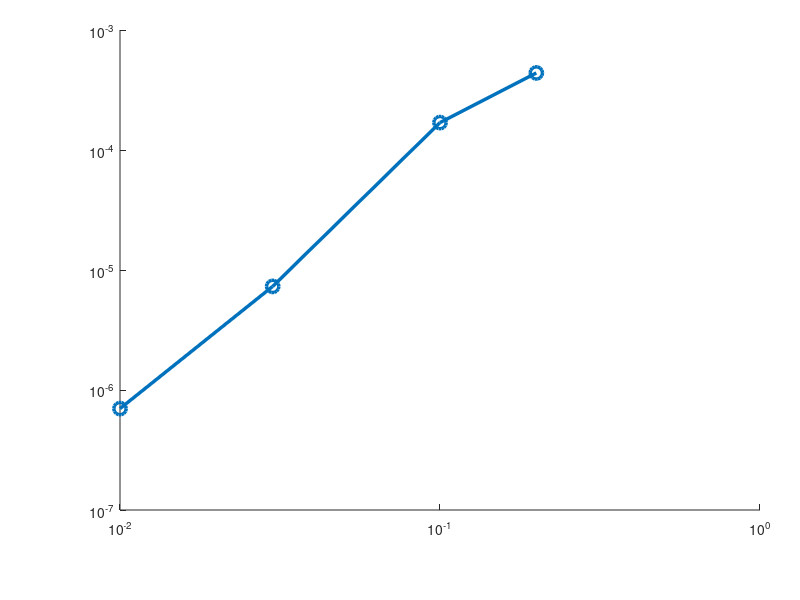

Recreate this plot in MATLAB. (Note: this script raises an error after producing the figure.)
load("sternTol.mat");
axes1 = axes('Position',[0.15 0.15 0.8 0.8]);
hold(axes1,'on');
loglog1 = loglog(sternTolSi8(1:4),abs(ErrSi8(1:4)),'-o','LineWidth',2.5,'MarkerSize',9);
loglog1.MarkerFaceColor = [0 0.4470 0.7410];
loglog2 = loglog(sternTolC8(1:4),abs(ErrC8(1:4)),'-pentagram','LineStyle','-.','LineWidth',2.5,'MarkerSize',9);
loglog2.MarkerFaceColor = [0.8500 0.3250 0.0980];
loglog3 = loglog(sternTolLiH(1:4),abs(ErrLiH(1:4)),'-^','LineStyle',':', 'Color', '[0.4660 0.6740 0.1880]','LineWidth',2.5,'MarkerSize',9);
loglog3.MarkerFaceColor = [0.4660 0.6740 0.1880];
set(loglog1,'DisplayName','Si');
set(loglog2,'DisplayName','C');
set(loglog3,'DisplayName','LiH');
ylabel({'Error (ha/atom)'});
xlabel('$\varepsilon_s$','Interpreter','latex');
box(axes1,'on');
grid(axes1,'on');
hold(axes1,'off');
set(axes1,'FontName','Times New Roman','FontSize',24,'XDir','reverse','XMinorTick','on','XScale','log','XTick',...
    [0.01 0.05 0.1 0.2 0.3],'YMinorTick','on','YScale','log');
ylim([1e-7, 1e-3]);
yticks([1e-7 1e-5 1e-3]);
set(gcf, 'position', [10 10 670 420]);
set(gca, 'position', [0.16 0.22 0.7164 0.7143]);
legend1 = legend(axes1,'show');
set(legend1,'FontSize',24);
